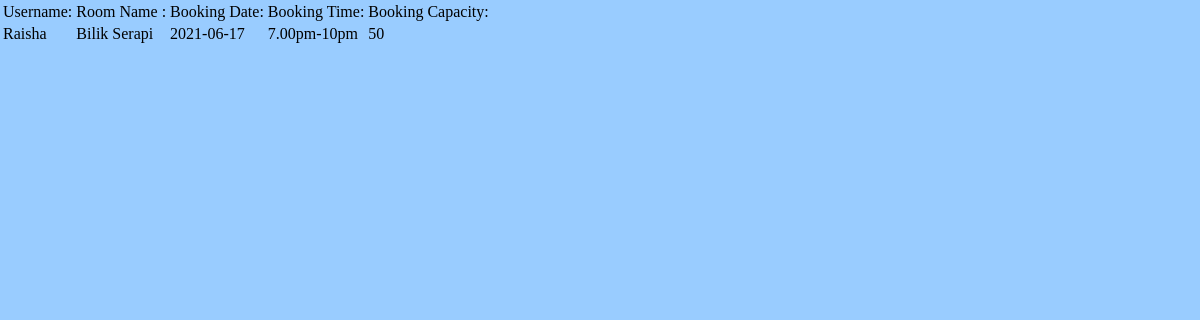
/admin_view_items.php, run on the app's committed database.
### tables this page shows
CREATE TABLE `admin_booking` (
  `username` varchar(30) NOT NULL,
  `bookingtype` tinytext NOT NULL,
  `bookingdate` date NOT NULL,
  `bookingtime` tinytext NOT NULL,
  `bookingcapacity` tinytext NOT NULL
);

### admin_view_items.php (the view, shortened to what this page needs)
<?php
include 'dbconn.php';
$result = mysqli_query($db, "SELECT * FROM admin_booking WHERE username='Raisha' ");
?>
<!DOCTYPE html>
<html>
<head>
 <link rel='stylesheet' href='https://cdn-uicons.flaticon.com/uicons-regular-rounded/css/uicons-regular-rounded.css'>
    <link rel="stylesheet" type="text/css" href="css/admin_users.css">
	<body>
<?php
if (mysqli_num_rows($result) > 0) {
?>
<table>
<tr>
	<td>Username:</td>
	<td>Room Name :</td>
	<td>Booking Date:</td>
	<td>Booking Time:</td>
	<td>Booking Capacity:</td>
</tr>
<?php
while($row = mysqli_fetch_array($result)) {
?>
<tr>
    <td><?php echo $row["username"]; ?></td>
    <td><?php echo $row["bookingtype"]; ?></td>
    <td><?php echo $row["bookingdate"]; ?></td>
	<td><?php echo $row["bookingtime"]; ?></td>
    <td><?php echo $row["bookingcapacity"]; ?></td>
</tr>
<?php
}
?>
</table>
<?php
}
else{
    echo "No result found";
}
?>
</body>
</html>

### css/admin_users.css (style rules this page uses)
* { box-sizing: border-box; }
body { padding: 0px; margin: 0%; font-family: 'Autour One'; background-color: #99CCFF; box-sizing: contain; }

### data on the page
admin_booking: username "Raisha", bookingtype "Bilik Serapi", bookingdate "2021-06-17", bookingtime "7.00pm-10pm", bookingcapacity "50"
